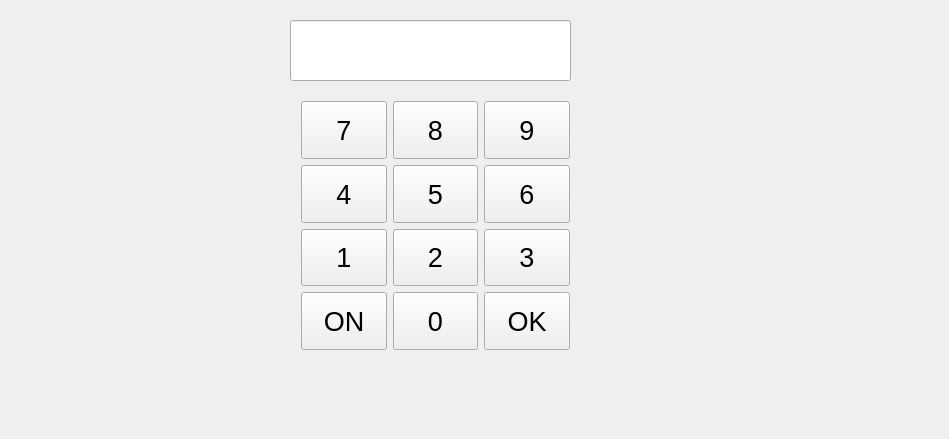
<?xml version="1.0" encoding="UTF-8"?>
<ui version="4.0">
 <class>Clavier</class>
 <widget class="QWidget" name="Clavier">
  <property name="geometry">
   <rect>
    <x>0</x>
    <y>0</y>
    <width>949</width>
    <height>439</height>
   </rect>
  </property>
  <property name="windowTitle">
   <string>Centrale d'alarme</string>
  </property>
  <widget class="QWidget" name="gridLayoutWidget">
   <property name="geometry">
    <rect>
     <x>290</x>
     <y>90</y>
     <width>291</width>
     <height>271</height>
    </rect>
   </property>
   <layout class="QGridLayout" name="gridLayout_2">
    <item row="0" column="2">
     <widget class="QPushButton" name="pushButton9">
      <property name="sizePolicy">
       <sizepolicy hsizetype="Expanding" vsizetype="Expanding">
        <horstretch>0</horstretch>
        <verstretch>0</verstretch>
       </sizepolicy>
      </property>
      <property name="palette">
       <palette>
        <active>
         <colorrole role="Button">
          <brush brushstyle="SolidPattern">
           <color alpha="255">
            <red>136</red>
            <green>138</green>
            <blue>133</blue>
           </color>
          </brush>
         </colorrole>
        </active>
        <inactive>
         <colorrole role="Button">
          <brush brushstyle="SolidPattern">
           <color alpha="255">
            <red>239</red>
            <green>239</green>
            <blue>239</blue>
           </color>
          </brush>
         </colorrole>
        </inactive>
        <disabled>
         <colorrole role="Button">
          <brush brushstyle="SolidPattern">
           <color alpha="255">
            <red>136</red>
            <green>138</green>
            <blue>133</blue>
           </color>
          </brush>
         </colorrole>
        </disabled>
       </palette>
      </property>
      <property name="font">
       <font>
        <pointsize>20</pointsize>
       </font>
      </property>
      <property name="text">
       <string>9</string>
      </property>
      <property name="iconSize">
       <size>
        <width>80</width>
        <height>80</height>
       </size>
      </property>
     </widget>
    </item>
    <item row="0" column="0">
     <widget class="QPushButton" name="pushButton7">
      <property name="sizePolicy">
       <sizepolicy hsizetype="Expanding" vsizetype="Expanding">
        <horstretch>0</horstretch>
        <verstretch>0</verstretch>
       </sizepolicy>
      </property>
      <property name="palette">
       <palette>
        <active>
         <colorrole role="Button">
          <brush brushstyle="SolidPattern">
           <color alpha="255">
            <red>136</red>
            <green>138</green>
            <blue>133</blue>
           </color>
          </brush>
         </colorrole>
         <colorrole role="Midlight">
          <brush brushstyle="SolidPattern">
           <color alpha="255">
            <red>246</red>
            <green>246</green>
            <blue>245</blue>
           </color>
          </brush>
         </colorrole>
         <colorrole role="Dark">
          <brush brushstyle="SolidPattern">
           <color alpha="255">
            <red>119</red>
            <green>119</green>
            <blue>118</blue>
           </color>
          </brush>
         </colorrole>
         <colorrole role="Mid">
          <brush brushstyle="SolidPattern">
           <color alpha="255">
            <red>159</red>
            <green>159</green>
            <blue>157</blue>
           </color>
          </brush>
         </colorrole>
         <colorrole role="Base">
          <brush brushstyle="SolidPattern">
           <color alpha="255">
            <red>238</red>
            <green>238</green>
            <blue>236</blue>
           </color>
          </brush>
         </colorrole>
         <colorrole role="Window">
          <brush brushstyle="SolidPattern">
           <color alpha="255">
            <red>238</red>
            <green>238</green>
            <blue>236</blue>
           </color>
          </brush>
         </colorrole>
         <colorrole role="Shadow">
          <brush brushstyle="SolidPattern">
           <color alpha="255">
            <red>0</red>
            <green>0</green>
            <blue>0</blue>
           </color>
          </brush>
         </colorrole>
         <colorrole role="AlternateBase">
          <brush brushstyle="SolidPattern">
           <color alpha="255">
            <red>246</red>
            <green>246</green>
            <blue>245</blue>
           </color>
          </brush>
         </colorrole>
        </active>
        <inactive>
         <colorrole role="Button">
          <brush brushstyle="SolidPattern">
           <color alpha="255">
            <red>239</red>
            <green>239</green>
            <blue>239</blue>
           </color>
          </brush>
         </colorrole>
         <colorrole role="Midlight">
          <brush brushstyle="SolidPattern">
           <color alpha="255">
            <red>202</red>
            <green>202</green>
            <blue>202</blue>
           </color>
          </brush>
         </colorrole>
         <colorrole role="Dark">
          <brush brushstyle="SolidPattern">
           <color alpha="255">
            <red>159</red>
            <green>159</green>
            <blue>159</blue>
           </color>
          </brush>
         </colorrole>
         <colorrole role="Mid">
          <brush brushstyle="SolidPattern">
           <color alpha="255">
            <red>184</red>
            <green>184</green>
            <blue>184</blue>
           </color>
          </brush>
         </colorrole>
         <colorrole role="Base">
          <brush brushstyle="SolidPattern">
           <color alpha="255">
            <red>255</red>
            <green>255</green>
            <blue>255</blue>
           </color>
          </brush>
         </colorrole>
         <colorrole role="Window">
          <brush brushstyle="SolidPattern">
           <color alpha="255">
            <red>239</red>
            <green>239</green>
            <blue>239</blue>
           </color>
          </brush>
         </colorrole>
         <colorrole role="Shadow">
          <brush brushstyle="SolidPattern">
           <color alpha="255">
            <red>118</red>
            <green>118</green>
            <blue>118</blue>
           </color>
          </brush>
         </colorrole>
         <colorrole role="AlternateBase">
          <brush brushstyle="SolidPattern">
           <color alpha="255">
            <red>247</red>
            <green>247</green>
            <blue>247</blue>
           </color>
          </brush>
         </colorrole>
        </inactive>
        <disabled>
         <colorrole role="Button">
          <brush brushstyle="SolidPattern">
           <color alpha="255">
            <red>136</red>
            <green>138</green>
            <blue>133</blue>
           </color>
          </brush>
         </colorrole>
         <colorrole role="Midlight">
          <brush brushstyle="SolidPattern">
           <color alpha="255">
            <red>246</red>
            <green>246</green>
            <blue>245</blue>
           </color>
          </brush>
         </colorrole>
         <colorrole role="Dark">
          <brush brushstyle="SolidPattern">
           <color alpha="255">
            <red>119</red>
            <green>119</green>
            <blue>118</blue>
           </color>
          </brush>
         </colorrole>
         <colorrole role="Mid">
          <brush brushstyle="SolidPattern">
           <color alpha="255">
            <red>159</red>
            <green>159</green>
            <blue>157</blue>
           </color>
          </brush>
         </colorrole>
         <colorrole role="Base">
          <brush brushstyle="SolidPattern">
           <color alpha="255">
            <red>238</red>
            <green>238</green>
            <blue>236</blue>
           </color>
          </brush>
         </colorrole>
         <colorrole role="Window">
          <brush brushstyle="SolidPattern">
           <color alpha="255">
            <red>238</red>
            <green>238</green>
            <blue>236</blue>
           </color>
          </brush>
         </colorrole>
         <colorrole role="Shadow">
          <brush brushstyle="SolidPattern">
           <color alpha="255">
            <red>177</red>
            <green>177</green>
            <blue>177</blue>
           </color>
          </brush>
         </colorrole>
         <colorrole role="AlternateBase">
          <brush brushstyle="SolidPattern">
           <color alpha="255">
            <red>247</red>
            <green>247</green>
            <blue>247</blue>
           </color>
          </brush>
         </colorrole>
        </disabled>
       </palette>
      </property>
      <property name="font">
       <font>
        <pointsize>20</pointsize>
       </font>
      </property>
      <property name="text">
       <string>7</string>
      </property>
      <property name="iconSize">
       <size>
        <width>80</width>
        <height>80</height>
       </size>
      </property>
     </widget>
    </item>
    <item row="2" column="2">
     <widget class="QPushButton" name="pushButton3">
      <property name="sizePolicy">
       <sizepolicy hsizetype="Expanding" vsizetype="Expanding">
        <horstretch>0</horstretch>
        <verstretch>0</verstretch>
       </sizepolicy>
      </property>
      <property name="palette">
       <palette>
        <active>
         <colorrole role="Button">
          <brush brushstyle="SolidPattern">
           <color alpha="255">
            <red>136</red>
            <green>138</green>
            <blue>133</blue>
           </color>
          </brush>
         </colorrole>
        </active>
        <inactive>
         <colorrole role="Button">
          <brush brushstyle="SolidPattern">
           <color alpha="255">
            <red>239</red>
            <green>239</green>
            <blue>239</blue>
           </color>
          </brush>
         </colorrole>
        </inactive>
        <disabled>
         <colorrole role="Button">
          <brush brushstyle="SolidPattern">
           <color alpha="255">
            <red>136</red>
            <green>138</green>
            <blue>133</blue>
           </color>
          </brush>
         </colorrole>
        </disabled>
       </palette>
      </property>
      <property name="font">
       <font>
        <pointsize>20</pointsize>
       </font>
      </property>
      <property name="text">
       <string>3</string>
      </property>
      <property name="iconSize">
       <size>
        <width>80</width>
        <height>80</height>
       </size>
      </property>
     </widget>
    </item>
    <item row="4" column="0">
     <widget class="QPushButton" name="pushButtonOn">
      <property name="sizePolicy">
       <sizepolicy hsizetype="Expanding" vsizetype="Expanding">
        <horstretch>0</horstretch>
        <verstretch>0</verstretch>
       </sizepolicy>
      </property>
      <property name="palette">
       <palette>
        <active>
         <colorrole role="Button">
          <brush brushstyle="SolidPattern">
           <color alpha="255">
            <red>136</red>
            <green>138</green>
            <blue>133</blue>
           </color>
          </brush>
         </colorrole>
        </active>
        <inactive>
         <colorrole role="Button">
          <brush brushstyle="SolidPattern">
           <color alpha="255">
            <red>239</red>
            <green>239</green>
            <blue>239</blue>
           </color>
          </brush>
         </colorrole>
        </inactive>
        <disabled>
         <colorrole role="Button">
          <brush brushstyle="SolidPattern">
           <color alpha="255">
            <red>136</red>
            <green>138</green>
            <blue>133</blue>
           </color>
          </brush>
         </colorrole>
        </disabled>
       </palette>
      </property>
      <property name="font">
       <font>
        <pointsize>20</pointsize>
       </font>
      </property>
      <property name="text">
       <string>ON</string>
      </property>
      <property name="iconSize">
       <size>
        <width>80</width>
        <height>80</height>
       </size>
      </property>
     </widget>
    </item>
    <item row="1" column="1">
     <widget class="QPushButton" name="pushButton5">
      <property name="sizePolicy">
       <sizepolicy hsizetype="Expanding" vsizetype="Expanding">
        <horstretch>0</horstretch>
        <verstretch>0</verstretch>
       </sizepolicy>
      </property>
      <property name="palette">
       <palette>
        <active>
         <colorrole role="Button">
          <brush brushstyle="SolidPattern">
           <color alpha="255">
            <red>136</red>
            <green>138</green>
            <blue>133</blue>
           </color>
          </brush>
         </colorrole>
        </active>
        <inactive>
         <colorrole role="Button">
          <brush brushstyle="SolidPattern">
           <color alpha="255">
            <red>239</red>
            <green>239</green>
            <blue>239</blue>
           </color>
          </brush>
         </colorrole>
        </inactive>
        <disabled>
         <colorrole role="Button">
          <brush brushstyle="SolidPattern">
           <color alpha="255">
            <red>136</red>
            <green>138</green>
            <blue>133</blue>
           </color>
          </brush>
         </colorrole>
        </disabled>
       </palette>
      </property>
      <property name="font">
       <font>
        <pointsize>20</pointsize>
       </font>
      </property>
      <property name="text">
       <string>5</string>
      </property>
      <property name="iconSize">
       <size>
        <width>80</width>
        <height>80</height>
       </size>
      </property>
     </widget>
    </item>
    <item row="1" column="2">
     <widget class="QPushButton" name="pushButton6">
      <property name="sizePolicy">
       <sizepolicy hsizetype="Expanding" vsizetype="Expanding">
        <horstretch>0</horstretch>
        <verstretch>0</verstretch>
       </sizepolicy>
      </property>
      <property name="palette">
       <palette>
        <active>
         <colorrole role="Button">
          <brush brushstyle="SolidPattern">
           <color alpha="255">
            <red>136</red>
            <green>138</green>
            <blue>133</blue>
           </color>
          </brush>
         </colorrole>
        </active>
        <inactive>
         <colorrole role="Button">
          <brush brushstyle="SolidPattern">
           <color alpha="255">
            <red>239</red>
            <green>239</green>
            <blue>239</blue>
           </color>
          </brush>
         </colorrole>
        </inactive>
        <disabled>
         <colorrole role="Button">
          <brush brushstyle="SolidPattern">
           <color alpha="255">
            <red>136</red>
            <green>138</green>
            <blue>133</blue>
           </color>
          </brush>
         </colorrole>
        </disabled>
       </palette>
      </property>
      <property name="font">
       <font>
        <pointsize>20</pointsize>
       </font>
      </property>
      <property name="text">
       <string>6</string>
      </property>
      <property name="iconSize">
       <size>
        <width>80</width>
        <height>80</height>
       </size>
      </property>
     </widget>
    </item>
    <item row="2" column="1">
     <widget class="QPushButton" name="pushButton2">
      <property name="sizePolicy">
       <sizepolicy hsizetype="Expanding" vsizetype="Expanding">
        <horstretch>0</horstretch>
        <verstretch>0</verstretch>
       </sizepolicy>
      </property>
      <property name="palette">
       <palette>
        <active>
         <colorrole role="Button">
          <brush brushstyle="SolidPattern">
           <color alpha="255">
            <red>136</red>
            <green>138</green>
            <blue>133</blue>
           </color>
          </brush>
         </colorrole>
        </active>
        <inactive>
         <colorrole role="Button">
          <brush brushstyle="SolidPattern">
           <color alpha="255">
            <red>239</red>
            <green>239</green>
            <blue>239</blue>
           </color>
          </brush>
         </colorrole>
        </inactive>
        <disabled>
         <colorrole role="Button">
          <brush brushstyle="SolidPattern">
           <color alpha="255">
            <red>136</red>
            <green>138</green>
            <blue>133</blue>
           </color>
          </brush>
         </colorrole>
        </disabled>
       </palette>
      </property>
      <property name="font">
       <font>
        <pointsize>20</pointsize>
       </font>
      </property>
      <property name="text">
       <string>2</string>
      </property>
      <property name="iconSize">
       <size>
        <width>80</width>
        <height>80</height>
       </size>
      </property>
     </widget>
    </item>
    <item row="0" column="1">
     <widget class="QPushButton" name="pushButton8">
      <property name="sizePolicy">
       <sizepolicy hsizetype="Expanding" vsizetype="Expanding">
        <horstretch>0</horstretch>
        <verstretch>0</verstretch>
       </sizepolicy>
      </property>
      <property name="palette">
       <palette>
        <active>
         <colorrole role="Button">
          <brush brushstyle="SolidPattern">
           <color alpha="255">
            <red>136</red>
            <green>138</green>
            <blue>133</blue>
           </color>
          </brush>
         </colorrole>
        </active>
        <inactive>
         <colorrole role="Button">
          <brush brushstyle="SolidPattern">
           <color alpha="255">
            <red>239</red>
            <green>239</green>
            <blue>239</blue>
           </color>
          </brush>
         </colorrole>
        </inactive>
        <disabled>
         <colorrole role="Button">
          <brush brushstyle="SolidPattern">
           <color alpha="255">
            <red>136</red>
            <green>138</green>
            <blue>133</blue>
           </color>
          </brush>
         </colorrole>
        </disabled>
       </palette>
      </property>
      <property name="font">
       <font>
        <pointsize>20</pointsize>
       </font>
      </property>
      <property name="text">
       <string>8</string>
      </property>
      <property name="iconSize">
       <size>
        <width>80</width>
        <height>80</height>
       </size>
      </property>
     </widget>
    </item>
    <item row="4" column="1">
     <widget class="QPushButton" name="pushButton0">
      <property name="sizePolicy">
       <sizepolicy hsizetype="Expanding" vsizetype="Expanding">
        <horstretch>0</horstretch>
        <verstretch>0</verstretch>
       </sizepolicy>
      </property>
      <property name="palette">
       <palette>
        <active>
         <colorrole role="Button">
          <brush brushstyle="SolidPattern">
           <color alpha="255">
            <red>136</red>
            <green>138</green>
            <blue>133</blue>
           </color>
          </brush>
         </colorrole>
        </active>
        <inactive>
         <colorrole role="Button">
          <brush brushstyle="SolidPattern">
           <color alpha="255">
            <red>239</red>
            <green>239</green>
            <blue>239</blue>
           </color>
          </brush>
         </colorrole>
        </inactive>
        <disabled>
         <colorrole role="Button">
          <brush brushstyle="SolidPattern">
           <color alpha="255">
            <red>136</red>
            <green>138</green>
            <blue>133</blue>
           </color>
          </brush>
         </colorrole>
        </disabled>
       </palette>
      </property>
      <property name="font">
       <font>
        <pointsize>20</pointsize>
       </font>
      </property>
      <property name="text">
       <string>0</string>
      </property>
      <property name="iconSize">
       <size>
        <width>80</width>
        <height>80</height>
       </size>
      </property>
     </widget>
    </item>
    <item row="2" column="0">
     <widget class="QPushButton" name="pushButton1">
      <property name="sizePolicy">
       <sizepolicy hsizetype="Expanding" vsizetype="Expanding">
        <horstretch>0</horstretch>
        <verstretch>0</verstretch>
       </sizepolicy>
      </property>
      <property name="palette">
       <palette>
        <active>
         <colorrole role="Button">
          <brush brushstyle="SolidPattern">
           <color alpha="255">
            <red>136</red>
            <green>138</green>
            <blue>133</blue>
           </color>
          </brush>
         </colorrole>
        </active>
        <inactive>
         <colorrole role="Button">
          <brush brushstyle="SolidPattern">
           <color alpha="255">
            <red>239</red>
            <green>239</green>
            <blue>239</blue>
           </color>
          </brush>
         </colorrole>
        </inactive>
        <disabled>
         <colorrole role="Button">
          <brush brushstyle="SolidPattern">
           <color alpha="255">
            <red>136</red>
            <green>138</green>
            <blue>133</blue>
           </color>
          </brush>
         </colorrole>
        </disabled>
       </palette>
      </property>
      <property name="font">
       <font>
        <pointsize>20</pointsize>
       </font>
      </property>
      <property name="text">
       <string>1</string>
      </property>
      <property name="iconSize">
       <size>
        <width>80</width>
        <height>80</height>
       </size>
      </property>
     </widget>
    </item>
    <item row="1" column="0">
     <widget class="QPushButton" name="pushButton4">
      <property name="sizePolicy">
       <sizepolicy hsizetype="Expanding" vsizetype="Expanding">
        <horstretch>0</horstretch>
        <verstretch>0</verstretch>
       </sizepolicy>
      </property>
      <property name="palette">
       <palette>
        <active>
         <colorrole role="Button">
          <brush brushstyle="SolidPattern">
           <color alpha="255">
            <red>136</red>
            <green>138</green>
            <blue>133</blue>
           </color>
          </brush>
         </colorrole>
        </active>
        <inactive>
         <colorrole role="Button">
          <brush brushstyle="SolidPattern">
           <color alpha="255">
            <red>239</red>
            <green>239</green>
            <blue>239</blue>
           </color>
          </brush>
         </colorrole>
        </inactive>
        <disabled>
         <colorrole role="Button">
          <brush brushstyle="SolidPattern">
           <color alpha="255">
            <red>136</red>
            <green>138</green>
            <blue>133</blue>
           </color>
          </brush>
         </colorrole>
        </disabled>
       </palette>
      </property>
      <property name="font">
       <font>
        <pointsize>20</pointsize>
       </font>
      </property>
      <property name="text">
       <string>4</string>
      </property>
      <property name="iconSize">
       <size>
        <width>80</width>
        <height>80</height>
       </size>
      </property>
     </widget>
    </item>
    <item row="4" column="2">
     <widget class="QPushButton" name="pushButtonOk">
      <property name="sizePolicy">
       <sizepolicy hsizetype="Expanding" vsizetype="MinimumExpanding">
        <horstretch>0</horstretch>
        <verstretch>0</verstretch>
       </sizepolicy>
      </property>
      <property name="palette">
       <palette>
        <active>
         <colorrole role="Button">
          <brush brushstyle="SolidPattern">
           <color alpha="255">
            <red>136</red>
            <green>138</green>
            <blue>133</blue>
           </color>
          </brush>
         </colorrole>
        </active>
        <inactive>
         <colorrole role="Button">
          <brush brushstyle="SolidPattern">
           <color alpha="255">
            <red>239</red>
            <green>239</green>
            <blue>239</blue>
           </color>
          </brush>
         </colorrole>
        </inactive>
        <disabled>
         <colorrole role="Button">
          <brush brushstyle="SolidPattern">
           <color alpha="255">
            <red>136</red>
            <green>138</green>
            <blue>133</blue>
           </color>
          </brush>
         </colorrole>
        </disabled>
       </palette>
      </property>
      <property name="font">
       <font>
        <pointsize>20</pointsize>
       </font>
      </property>
      <property name="autoFillBackground">
       <bool>false</bool>
      </property>
      <property name="text">
       <string>OK</string>
      </property>
      <property name="iconSize">
       <size>
        <width>80</width>
        <height>80</height>
       </size>
      </property>
     </widget>
    </item>
   </layout>
  </widget>
  <widget class="QLineEdit" name="lineEditCode">
   <property name="geometry">
    <rect>
     <x>290</x>
     <y>20</y>
     <width>281</width>
     <height>61</height>
    </rect>
   </property>
  </widget>
 </widget>
 <layoutdefault spacing="6" margin="11"/>
 <resources/>
 <connections/>
</ui>
